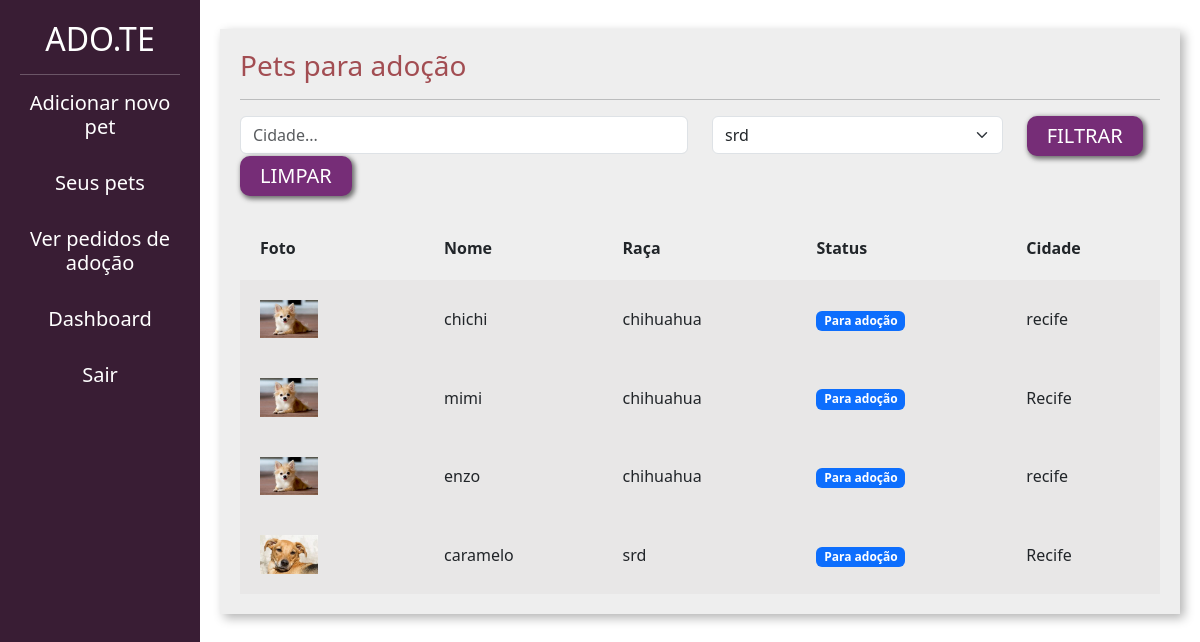
Before: /adotar/ (signed in) with the older database file.
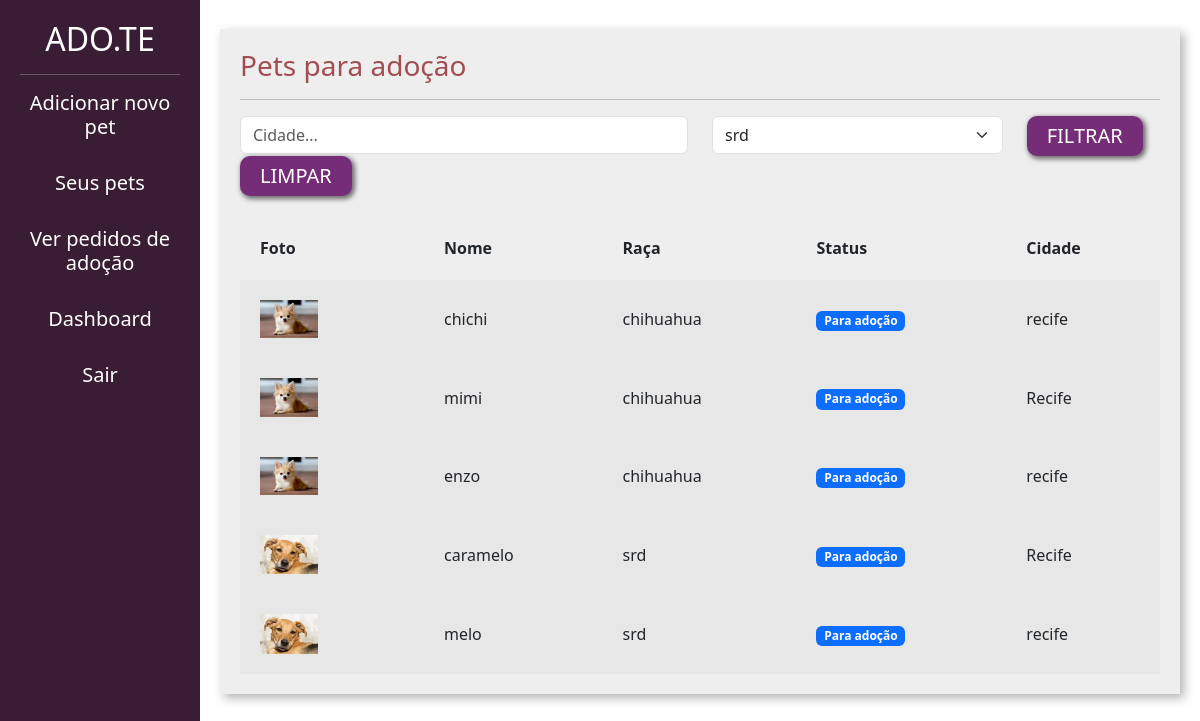
After: the same page with the newer database file.
### divulgar/models.py (models this page shows, shortened)
class Pet(models.Model):
    choises_status = (('P','Para adoção'),
                      ('A','Adotado'))
    usuario = models.ForeignKey(User, on_delete=models.DO_NOTHING)
    foto = models.ImageField(upload_to="fotos_pets")
    nome = models.CharField(max_length=100)
    descricao = models.TextField()
    estado = models.CharField(max_length=50)
    cidade = models.CharField(max_length=50)
    telefone = models.CharField(max_length=14)
    tags = models.ManyToManyField(Tag)
    raca = models.ForeignKey(Raca, on_delete=models.DO_NOTHING)
    status = models.CharField(max_length=1, choices=choises_status, default='P')

class Raca(models.Model):
    raca = models.CharField(max_length=50)
    def __str__(self):
        return self.raca

### adotar/views.py (the view)
# urls.py: path('', views.listar_pets, name="listar_pets"),
@login_required
def  listar_pets(request):
    if request.method == "GET":
        pets = Pet.objects.filter(status='P')
        racas = Raca.objects.all()
        cidade = request.GET.get('cidade')
        raca_filter = request.GET.get('raca')
        if cidade:
            pets = pets.filter(cidade__icontains=cidade)
        if raca_filter:
            pets = pets.filter(raca__id=raca_filter)
            raca_filter = Raca.objects.get(id=raca_filter)
        return render(request, 'listar_pets.html',{'pets':pets,'racas':racas,'cidade':cidade, 'raca_filter':raca_filter})

### adotar/templates/listar_pets.html (shortened to what the changed rows need)
{% load static %}
<!doctype html>
<html lang="pt-BR">
    <head>
    <link href="https://cdn.jsdelivr.net/npm/bootstrap@5.3.0-alpha1/dist/css/bootstrap.min.css" rel="stylesheet">
    <link href="{% static 'usuarios/css/cadastro.css' %}" rel="stylesheet">
    <link href="{% static 'divulgar/css/novo_pet.css' %}" rel="stylesheet">
    <link href="{% static 'divulgar/css/seus_pet.css' %}" rel="stylesheet">
    <link href="{% static 'adotar/css/listar_pets.css' %}" rel="stylesheet">
    </head>
    <body>
        <div class="container-fluid">
            <div class="row">
                <div class="col-md-2 bg-side sidebar">
                    <h2>ADO.TE</h2>
                    <br>
                    <br>
                    <br>
                    <br>
                    <br>
                </div>
                <div class="col-md">
                    <div class="wrapper">
                        <div class="box width80">
                             <table class="tabela" cellpadding="20">
                                <tr>
                                    <th>Foto</th>
                                    <th>Nome</th>
                                    <th>Raça</th>
                                    <th>Status</th>
                                    <th>Cidade</th>
                                </tr>
                                {% for pet in pets%}
                                    <tr class="tabela-linha">
                                        <td width="20%">
                                            <a href="{% url 'ver_pet' pet.id %}"><img width="40%" src="{{pet.foto.url}}"></a>
                                        </td>
                                        <td>
                                            {{pet.nome}}
                                        </td>
                                        <td>
                                            {{pet.raca}}
                                        </td>
                                        <td>
                                            {% if pet.status == "P" %}
                                                <span class="badge text-bg-primary">Para adoção</span>
                                            {% elif pet.status == "A" %}
                                                <span class="badge text-bg-success">Adotado</span>
                                            {% endif%}
                                        </td>
                                        <td>
                                            {{pet.cidade}}
                                        </td>
                                    </tr>
                                {% endfor %}
                            </table>
                        </div>
                    </div>
                </div>
            </div>
        </div>
    </body>
</html>

Changed rows visible on the page:
added Pet: foto (picture), nome "melo", raca "srd", status "Para adoção", cidade "recife"
